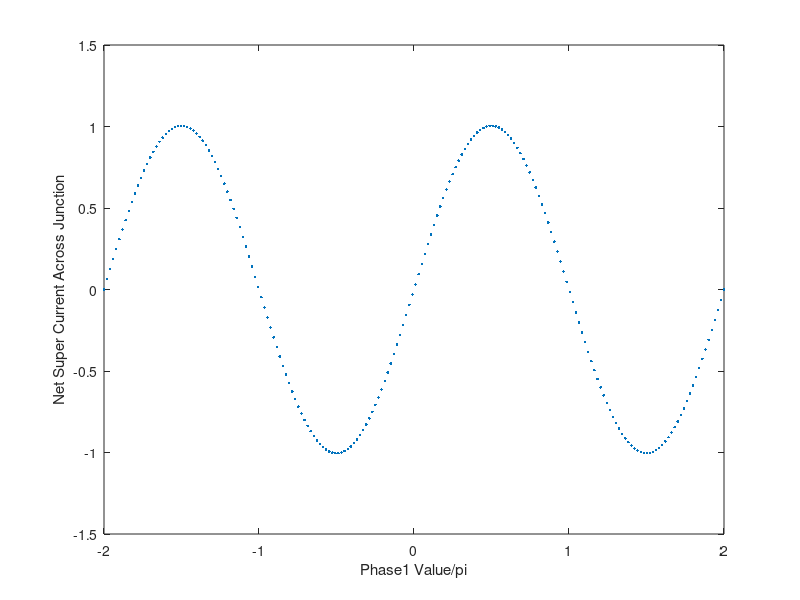

MATLAB code for this plot:
%Explanation of base program

%The program splits a single junciton up into xmax discrete sections.  Each
%section has a supercurrent density, and a phase difference that is
%contributed to by the field (PhaseF), and an arbitrary phase set at x=1
%called Phase1. V000 is just the phase loop to demonstrate that the amount
%of SCurrentNet that can be carried by the junction depends on that Phase1
%value.  By changing the fluxinJunc parameter you can see how the pattern
%is shifted.  Later programs (v001 and beyond) all take the maximum
%SCurrentNet value and record that as the critical current of the junction
%at that field value.  

%This is the exact measurment of the critical current vs field that we 
%do in the lab.  

%% Clearing memory and input screen.
clear;
clc;
close all;
%% Defining the Parameters of the Simulaiton

    %Dividing the junction up into discrete sections
    xmax=101;
    x(:,1)=(1:xmax);

    %Defining Super Current parameters
    SCurrentMag =1;
    SCurrentNoiseMag =.1;

    %Flux Encolsed in the Junction
    FluxinJunc=0;
    
%Setting up Loop steps and ranges

    %Phase Loop parameters
    p=1;
    pmax=202;
    Phase1Min=-2*pi;
    Phase1Max=2.0*pi;

%Calculating Parameters from Initial Conditions
    SCurrentDensity=(SCurrentMag*ones(xmax,1)/xmax+SCurrentNoiseMag/xmax*(2*rand(xmax,1)-1));

%Pre Allocating memory to the arrays to decrease runtime
    Phase1=zeros(1,pmax);

    SCurrent=zeros(xmax,pmax);
    SCurrentNet=zeros(1,pmax);


%% Loops for running the simulation Meat of the Simulation


%Field Contribution to the Phase 
    PhaseF=2*pi*FluxinJunc*x./xmax;
    
    
%Phase1 Loop of externally set phase at edge of JJ 
    %Define the loop step size(SS), then run the for loop
    Phase1SS=(Phase1Max-Phase1Min)/(pmax-1);
    for p=1:pmax
        Phase1(p)=Phase1Min+(p-1)*Phase1SS;
        
        PhaseDrop=Phase1(p)+PhaseF;
        
        SCurrent=SCurrentDensity.*sin(PhaseDrop);
        SCurrentNet(p)=sum(SCurrent);
    end
    
    
    
%Plot the SCurrentNet vs the Phase1 value for the Junction    
figure
plot(Phase1/pi,SCurrentNet,'.')
xlabel ('Phase1 Value/pi');ylabel('Net Super Current Across Junction');






    




